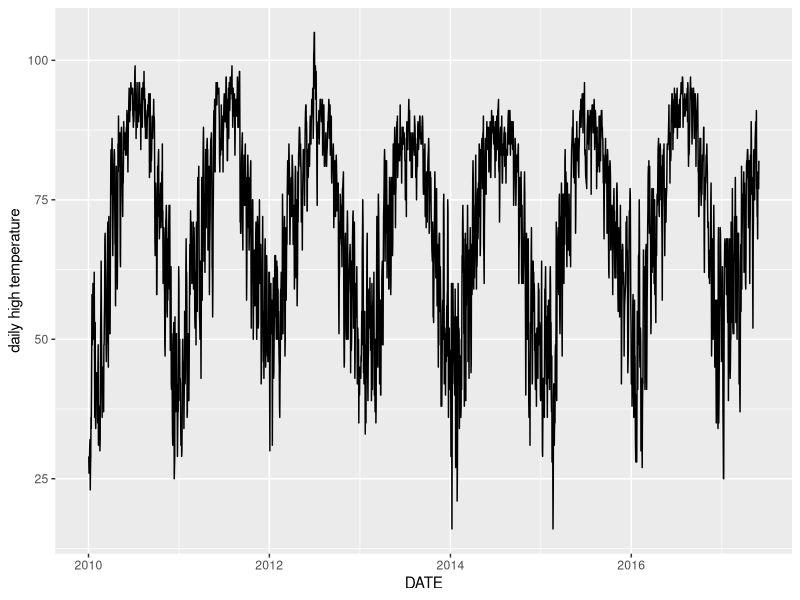

The R script that drew this image: (Note: this script raises an error after producing the figure.)
## ---- chunk 1
knitr::opts_chunk$set(echo = TRUE)

## ---- chunk 2

library(readr)
library(knitr)
library(ggplot2)
library(lubridate)
library(tseries)
library(forecast)
library(dplyr)

## ---- chunk 3

Temperatures <- read_csv("983224.csv") %>%
  filter(STATION_NAME == "KNOXVILLE MCGHEE TYSON AIRPORT TN US") %>%
  select(DATE, TMAX) %>% mutate(DATE = ymd(DATE)) %>%
  filter(DATE > "2010-1-1", DATE < "2017-5-31")

## ---- chunk 4

Temperatures %>% ggplot(aes(x=DATE, y=TMAX)) + geom_line() + labs(y = "daily high temperature")

## ---- chunk 5

TempTS <- msts(Temperatures %>% select(-DATE), seasonal.periods=c(7,365.25), start = 2010)
fit <- tbats(TempTS)
fc <- forecast(fit)
plot(fc)

## ---- chunk 6

Predictions <- as.data.frame(fc$mean)
names(Predictions) <- "TMAX"

Predictions <- Predictions %>%
  mutate(DATE = ymd(20170530) + days(row_number())) %>%
  select(DATE, TMAX)

Predictions %>% head(10) %>% kable()
